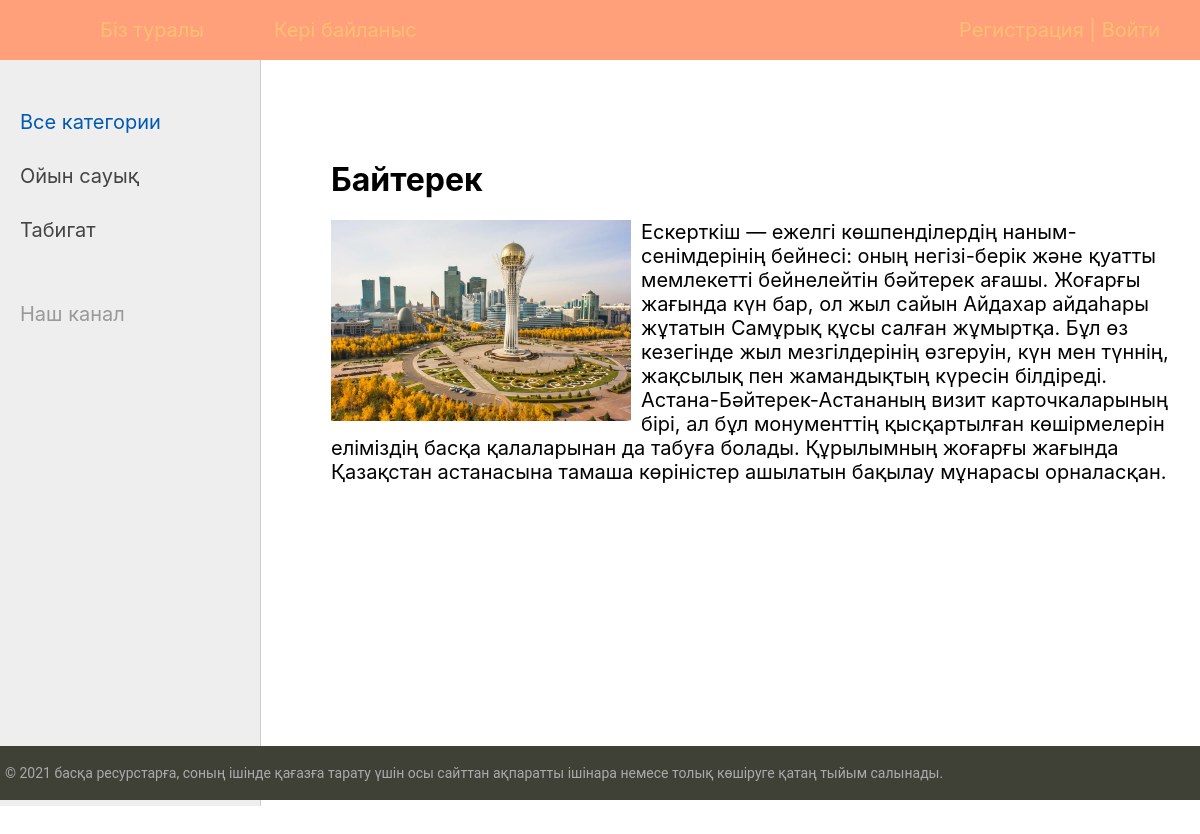
The page /post/bajterek/ on the database its author committed.
### tourist/models.py (models this page shows, shortened)
class Category(models.Model):
    name = models.CharField(max_length=100, db_index=True, verbose_name="Категория")
    slug = models.SlugField(max_length=255, unique=True, db_index=True, verbose_name="URL")
    def get_absolute_url(self):
        return reverse('category', kwargs={'cat_slug': self.slug})
    class Meta:
        verbose_name = 'Категория'
        verbose_name_plural = 'Категории'
        ordering = ['id']

class Tourist(models.Model):
    title = models.CharField(max_length=255, verbose_name="Заголовок")
    slug = models.SlugField(max_length=255, unique=True, db_index=True, verbose_name="URL")
    content = models.TextField(blank=True, verbose_name="Текст статьи")
    photo = models.ImageField(upload_to="photos/%Y/%m/%d/", verbose_name="Фото")
    time_create = models.DateTimeField(auto_now_add=True, verbose_name="Время создания")
    time_update = models.DateTimeField(auto_now=True, verbose_name="Время изменения")
    is_published = models.BooleanField(default=True, verbose_name="Публикация")
    cat = models.ForeignKey('Category', on_delete=models.PROTECT, verbose_name="Категории")
    def __str__(self):
        return self.title
    class Meta:
        verbose_name = 'Көрікті жерлер'
        verbose_name_plural = 'Көрікті жерлер'
        ordering = ['id']

### tourist/views.py (the view)
# urls.py: path('post/<slug:post_slug>/', ShowPost.as_view(), name='post'),
class ShowPost(DataMixin, DetailView):
    model = Tourist
    template_name = 'tourist/post.html'
    slug_url_kwarg = 'post_slug'
    context_object_name = 'post'
    def get_context_data(self, *, object_list=None, **kwargs):
        context = super().get_context_data(**kwargs)
        c_def = self.get_user_context(title=context['post'])
        return dict(list(context.items()) + list(c_def.items()))

### tourist/utils.py (called while the page is built)
    def get_user_context(self, **kwargs):
        context = kwargs
        cats = Category.objects.annotate(Count('tourist'))
        user_menu = menu.copy()
        if not self.request.user.is_authenticated:
            user_menu.pop(1)
        context['menu'] = user_menu
        context['cats'] = cats
        if 'cat_selected' not in context:
            context['cat_selected'] = 0
        return context

### tourist/templates/tourist/post.html
{% extends 'tourist/base.html' %}
{% block content %}
<h1>{{post.title}}</h1>
{% if post.photo %}
<p><img class="img-article-left" src="{{post.photo.url}}"></p>
{% endif %}
{{post.content|linebreaks}}
{% endblock %}

### tourist/templates/tourist/base.html (shortened to what this page needs)
{% load static %}
{% load tourist_tags %}
<!DOCTYPE html>
<html>
<head>
	<link type="text/css" href="{% static 'tourist/css/styles.css' %}" rel="stylesheet" />
</head>
<body>
<table class="table-page" border=0 cellpadding="0" cellspacing="0">
<tr><td valign=top>
{% block mainmenu %}
		<div class="header">
			<ul id="mainmenu" class="mainmenu">
			<li class="logo"><a href="{% url 'home' %}"><div class="logo"></div></a></li>
{% for m in menu %}
			<li><a href="{% url m.url_name %}">{{m.title}}</a></li>
{% endfor %}
				{% if request.user.is_authenticated %}
				<li class="last"> {{user.username}} | <a href="{% url 'logout' %}">Выйти</a></li>
				{% else %}
				<li class="last"><a href="{% url 'register' %}">Регистрация</a> | <a href="{% url 'login' %}">Войти</a></li>
				{% endif %}
			</ul>
		</div>
{% endblock mainmenu %}
<table class="table-content" border=0 cellpadding="0" cellspacing="0">
<tr>
	<td valign="top" class="left-chapters">
	<ul id="leftchapters">
{% if cat_selected == 0 %}
		<li class="selected">Все категории</li>
{% else %}
		<li><a href="{% url 'home' %}">Все категории</a></li>
{% endif %}
{% for c in cats %}
{% if c.tourist__count > 0 %}
	{% if c.pk == cat_selected %}
		<li class="selected">{{c.name}}</li>
	{% else %}
		<li><a href="{{ c.get_absolute_url }}">{{c.name}}</a></li>
	{% endif %}
{% endif %}
{% endfor %}
		<li class="share">
		<p>Наш канал</p>
		<a class="share-yt" href="https://www.youtube.com/channel/UClJzWfGWuGJL2t-3dYKcHTA/playlists" target="_blank" rel="nofollow"></a>
		</li>
	</ul>
</td>
<td valign="top" class="content">
	<div class="content-text">
{% block content %}
{% endblock %}
	</div>
</td></tr></table>
</td></tr>
<tr><td valign=top>
	<div id="footer">
		<p>© 2021 басқа ресурстарға, соның ішінде қағазға тарату үшін осы сайттан ақпаратты ішінара немесе толық көшіруге қатаң тыйым салынады.</p>
	</div>
</td></tr></table>
</body>
</html>

### tourist/static/tourist/css/styles.css (style rules this page uses)
html, body { font-family: "Inter",sans-serif; margin: 0; padding: 0; height: 100%; width: 100%; color: #444; }
a { color: #00FFFF; text-decoration: none; }
img { max-width: 600px; height: auto; }
img.img-article-left { max-width: 300px; height: auto; float: left; padding: 0 10px 10px 0; }
.table-page { width: 100%; height: 100%; vertical-align: top; }
.table-page tr { height: 100%; }
.header { background: #FFA07A; height: 60px; }
.logo { background: url('../images/logo.png') no-repeat 10px 5px; width: 70px; height: 60px; }
ul.mainmenu { list-style: none; margin: 0; padding: 0; height: 60px; color: #fdc073; font-size: 20px; overflow: hidden; }
ul.mainmenu li { float: left; margin: 18px 40px 0 30px; }
ul.mainmenu li.logo { margin: 0; }
ul.mainmenu li.last { float: right; }
ul.mainmenu li a { color: #fdc073; text-decoration: none; }
.table-content { width: 100%; min-height: 100%; height: 100%; }
.left-chapters { margin: 0; background: #eee; border-right: 1px solid #ccc; min-height: 100%; }
.left-chapters ul { width: 230px; min-height: 100%; margin: 0; padding: 20px 10px 10px 20px; list-style: none; font-size: 20px; }
.left-chapters ul li { margin: 30px 0 0 0; color: #999; }
.left-chapters ul li.selected { color: #0059b2; }
.left-chapters ul li a { color: #444; text-decoration: none; }
.left-chapters ul li.share { margin: 60px 0 0 0; }
.left-chapters ul li.share p { margin: 30px 0 30px 0; }
.left-chapters ul li.share a { display: inline-block; width: 40px; height: 40px; margin: 0 20px 0 0; }
.left-chapters ul li.share a.share-yt { width: 100%; height: 30px; background: url('../images/share_yt.png') no-repeat 0 0 }
.content { padding: 40px 20px 20px 40px; width: 100%; box-sizing: border-box; }
.content-text { margin: 60px 0 0 30px; color: #000; font-size: 20px; }
.content-text h1 { font-size: 32px; }
#footer { box-sizing: border-box; background: #3F4137; padding: 5px; color: #aaa; font-size: 14px; font-family: Roboto, sans-serif; text-align: left; overflow: hidden; }

### rows shown on the page
Category: name "Ойын сауық"
Category: name "Табигат"
Tourist: title "Байтерек", photo (picture), content "Ескерткіш — ежелгі көшпенділердің наным-сенімдерінің бейнесі: оның негізі-берік және қуатты мемлекетті бейнелейтін бәйтерек ағашы. Жоғарғы жағында күн бар, ол жыл сайын Айдахар айдаһары жұтатын Самұрық құсы салған жұмыртқа. Бұл өз кезегінде жыл мезгілдерінің өзгеруін, күн мен түннің, жақсылық пен жамандықтың күресін білдіреді. Астана-Бәйтерек-Астананың визит карточкаларының бірі, ал бұл монументтің қысқартылған көшірмелерін еліміздің басқа қалаларынан да табуға болады. Құрылымның жоғарғы жағында Қазақстан астанасына тамаша көріністер ашылатын бақылау мұнарасы орналасқан."
